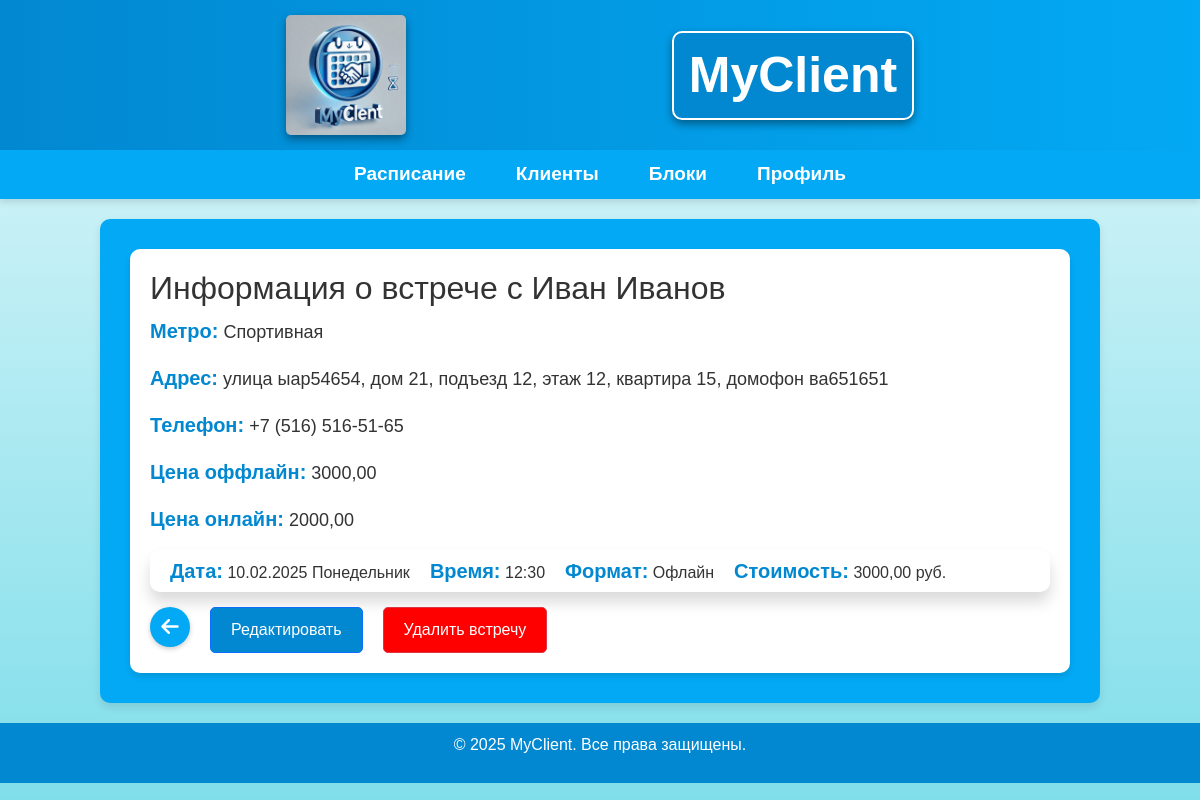
The page /schedule/1/ on the database its author committed.
### MyClient/models.py (models this page shows, shortened)
class Client(models.Model):
    user = models.ForeignKey(User, on_delete=models.CASCADE, verbose_name="Пользователь", related_name="clients")
    first_name = models.CharField("Имя", max_length=100)
    last_name = models.CharField("Фамилия", max_length=100, blank=True, null=True, default='яя')
    metro = models.CharField("Метро", max_length=255, blank=True, null=True, default='яя')
    street = models.CharField("Улица", max_length=255, blank=True, null=True, default='яя')
    house_number = models.CharField("Номер дома", max_length=10, blank=True, null=True, default='яя')
    entrance = models.CharField("Подъезд", max_length=10, blank=True, null=True, default='яя')
    floor = models.CharField("Этаж", max_length=10, blank=True, null=True, default='яя')
    flat_number = models.CharField("Номер квартиры", max_length=10, blank=True, null=True, default='яя')
    intercom = models.CharField("Домофон", max_length=50, blank=True, null=True, default='яя')
    phone = models.CharField("Телефон", max_length=20, blank=True, null=True, default='яя')
    price_offline = models.DecimalField("Цена за работу оффлайн", max_digits=10, decimal_places=2, blank=True, default=0)
    price_online = models.DecimalField("Цена за работу онлайн", max_digits=10, decimal_places=2, blank=True, default=0)
    created_at = models.DateTimeField("Дата добавления", auto_now_add=True)
    class Meta:
        ordering = ['-created_at']  # Новые клиенты сверху
    def __str__(self):
        return f"{self.first_name} {self.last_name}"

class Schedule(models.Model):
    user = models.ForeignKey(User, on_delete=models.CASCADE, verbose_name="Пользователь", related_name="schedules")
    client = models.ForeignKey(Client, on_delete=models.CASCADE, related_name='schedules')
    date = models.DateField("Дата", default=now)
    time = models.TimeField("Время")
    is_online = models.BooleanField("Онлайн", default=False)
    is_completed = models.BooleanField("Выполнено", default=False)
    is_paid = models.BooleanField("Оплачено", default=False)
    is_canceled = models.BooleanField("Отменено", default=False)
    cost = models.DecimalField("Стоимость", max_digits=10, decimal_places=2)
    block = models.ForeignKey(Block, on_delete=models.SET_NULL, null=True, blank=True, verbose_name="Привязанный блок")
    use_block = models.BooleanField("Оплатить блоком", default=False)

### MyClient/views.py (the view)
# urls.py: path('schedule/<int:schedule_id>/', views.schedule_detail, name='schedule_detail'),
def schedule_detail(request, schedule_id):
    schedule = get_object_or_404(Schedule, id=schedule_id)
    context = {
        'schedule': schedule,
        'client': schedule.client,
    }
    return render(request, 'MyClient/schedule_detail.html', context)

### MyClient/templates/MyClient/schedule_detail.html (shortened to what this page needs)
{% extends 'base.html' %}
{% block content %}
<div class="profile-client">
    <h2>Информация о встрече с {{ client.first_name }}{% if client.last_name != "яя" %} {{ client.last_name }}{% endif %}</h2>
    {% if client.metro != "яя" %}<p><strong>Метро:</strong> {{ client.metro }}</p>{% endif %}
    {% if client.street != "яя" %}<p><strong>Адрес:</strong> улица {{ client.street }},{% if client.house_number != "яя" %} дом {{ client.house_number }},{% endif %}{% if client.entrance != "яя" %} подъезд {{ client.entrance }},{% endif %}{% if client.floor != "яя" %} этаж {{ client.floor }},{% endif %}{% if client.flat_number != "яя" %} квартира {{ client.flat_number }},{% endif %}{% if client.intercom != "яя" %} домофон {{ client.intercom }}{% endif %}</p>{% endif %}
    {% if client.phone != "яя" %}<p><strong>Телефон:</strong> {{ client.phone }}</p>{% endif %}
    {% if client.price_offline != 0 %}<p><strong>Цена оффлайн:</strong> {{ client.price_offline }}</p>{% endif %}
    {% if client.price_online != 0 %}<p><strong>Цена онлайн:</strong> {{ client.price_online }}</p>{% endif %}
    <div class="client-settings" style="box-shadow: 0 10px 15px rgba(0, 0, 0, 0.15); border-radius: 10px; padding: 0 20px 0 20px; margin-bottom: 15px;">
        <div class="client-settings">
            <p><strong>Дата:</strong> {{ schedule.date|date:"d.m.Y" }} {{ schedule.date|date:"l" }}</p>
            <p><strong>Время:</strong> {{ schedule.time|date:"H:i" }}</p>
            <p><strong>Формат:</strong> {% if schedule.is_online %} Онлайн {% else %} Офлайн {% endif %}</p>
            <p><strong>Стоимость:</strong> {{ schedule.cost }} руб.</p>
        </div>
    </div>
    <div class="client-settings">
        <a id="backBtn" class="back-btn">
            <i class="fa fa-arrow-left"></i>
        </a>
        <div class="settings-buttons">
            <button type="button" class="btn btn-primary" data-bs-toggle="modal" data-bs-target="#editScheduleModal">
                Редактировать
            </button>
            <button type="button" class="btn btn-danger" data-bs-toggle="modal" data-bs-target="#confirmDeleteModal">
                Удалить встречу
            </button>
        </div>
    </div>
</div>
{% endblock %}

### MyClient/static/css/styles.css (style rules this page uses)
body { font-family: Arial, sans-serif; margin: 0; padding: 0; background: linear-gradient(to bottom, #e0f7fa, #80deea); color: #333; }
main p { font-size: 18px; line-height: 1.6; color: #333; font-weight: 400; margin-bottom: 15px; }
main p strong { font-size: 20px; color: #0288d1; font-weight: 700; }
.settings-buttons { margin-top: 20px; display: flex; gap: 20px; }
.settings-buttons .btn { padding: 10px 20px; font-size: 16px; border-radius: 5px; color: white; text-decoration: none; }
.settings-buttons .btn-primary { background-color: #0288d1; }
.settings-buttons .btn-danger { background-color: red; }
.profile-client { padding: 20px; background: #ffffff; box-shadow: 0 0 15px rgba(255, 255, 255, 0.3); border-radius: 10px; box-shadow: 0 4px 6px rgba(0, 0, 0, 0.1); transition: transform 0.3s ease, box-shadow 0.3s ease; position: relative; }
.back-btn { top: 20px; left: 20px; width: 40px; height: 40px; border-radius: 50%; background-color: #03a9f4; color: white; display: flex; justify-content: center; align-items: center; text-decoration: none; font-size: 20px; box-shadow: 0 2px 5px rgba(0, 0, 0, 0.2); transition: transform 0.2s ease, background-color 0.2s ease; }
.client-settings { display: flex; gap: 20px; word-wrap: break-word; }
.client-settings p { margin: 5px 0; font-size: 16px; }
.client-settings .settings-buttons { margin-top: 0px; }

### rows shown on the page
Client: first_name "Иван", last_name "Иванов", metro "Спортивная", street "ыар54654", house_number "21", entrance "12", floor "12", flat_number "15", intercom "ва651651", phone "+7 (516) 516-51-65", price_offline "3000,00", price_online "2000,00"
Schedule: date "10.02.2025", date "Понедельник", time "12:30", cost "3000,00"
